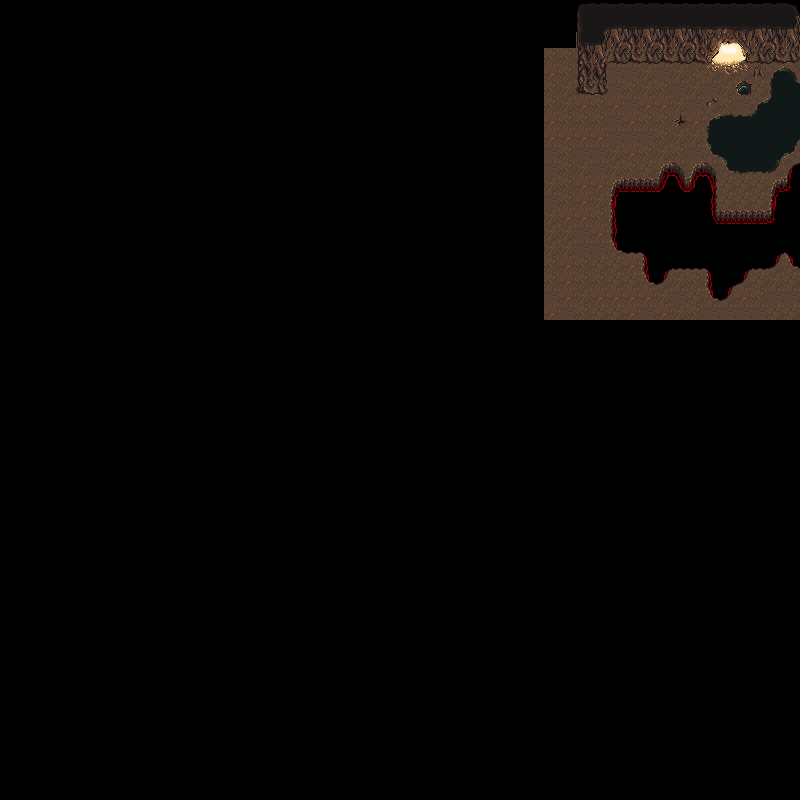

A level layout from a 2D game, rendered from its tile map. Below: a short description, then the map file with its tile-grid data intact:
An orthogonal 50x50 tile map with 16x16 px tiles, 1 tile layer (world), 2 tilesets.

<map version="1.2" tiledversion="1.2.3" orientation="orthogonal" renderorder="left-up" width="50" height="50" tilewidth="16" tileheight="16" infinite="0" nextlayerid="5" nextobjectid="4">
 <tileset firstgid="1" name="cave-tileset" tilewidth="16" tileheight="16" tilecount="336" columns="16">
  <image source="../tilesets/cave.png" width="256" height="336" />
 </tileset>
 <tileset firstgid="337" source="../tilesets/cave-tileset.tsx" />
 <layer id="4" name="world" width="50" height="50">
  <data encoding="csv">
0,0,0,0,0,0,0,0,0,0,0,0,0,0,0,0,0,0,0,0,0,0,0,0,0,0,0,0,0,0,0,0,0,0,0,0,61,63,62,62,63,63,62,62,62,62,62,62,63,64,
0,0,0,0,0,0,0,0,0,0,0,0,0,0,0,0,0,0,0,0,0,0,0,0,0,0,0,0,0,0,0,0,0,0,0,0,28,7,78,79,14,15,78,79,52,53,54,14,15,16,
0,0,0,0,0,0,0,0,0,0,0,0,0,0,0,0,0,0,0,0,0,0,0,0,0,0,0,0,0,0,0,0,0,0,0,0,13,16,94,95,30,31,94,95,68,69,70,30,31,32,
0,0,0,0,0,0,0,0,0,0,0,0,0,0,0,0,0,0,0,0,0,0,0,0,0,0,0,0,0,0,0,0,0,0,161,161,29,30,46,47,46,47,46,47,84,85,86,46,47,48,
0,0,0,0,0,0,0,0,0,0,0,0,0,0,0,0,0,0,0,0,0,0,0,0,0,0,0,0,0,0,0,0,0,0,145,161,29,3221225501,146,146,162,146,162,3221225633,100,101,102,130,2684354610,1610612785,
0,0,0,0,0,0,0,0,0,0,0,0,0,0,0,0,0,0,0,0,0,0,0,0,0,0,0,0,0,0,0,0,0,0,161,162,45,48,146,161,162,161,146,162,146,162,147,18,2684354562,3221225475,
0,0,0,0,0,0,0,0,0,0,0,0,0,0,0,0,0,0,0,0,0,0,0,0,0,0,0,0,0,0,0,0,0,0,161,162,145,161,145,146,145,145,162,146,149,161,146,2684354610,2684354563,51,
0,0,0,0,0,0,0,0,0,0,0,0,0,0,0,0,0,0,0,0,0,0,0,0,0,0,0,0,0,0,0,0,0,0,145,161,161,161,146,145,161,161,114,145,2684354610,3221225555,3221225553,3221225473,51,51,
0,0,0,0,0,0,0,0,0,0,0,0,0,0,0,0,0,0,0,0,0,0,0,0,0,0,0,0,0,0,0,0,0,0,145,145,145,145,146,146,146,161,162,162,2684354641,51,51,51,51,1610612739,
0,0,0,0,0,0,0,0,0,0,0,0,0,0,0,0,0,0,0,0,0,0,0,0,0,0,0,0,0,0,0,0,0,0,146,161,146,146,162,145,161,162,161,146,50,3,51,51,1610612739,1610612786,
0,0,0,0,0,0,0,0,0,0,0,0,0,0,0,0,0,0,0,0,0,0,0,0,0,0,0,0,0,0,0,0,0,0,146,161,162,146,162,161,194,242,241,242,241,50,83,81,49,3221225697,
0,0,0,0,0,0,0,0,0,0,0,0,0,0,0,0,0,0,0,0,0,0,0,0,0,0,0,0,0,0,0,0,0,0,162,161,145,145,242,210,210,2147483905,257,258,273,194,194,194,242,211,
0,0,0,0,0,0,0,0,0,0,0,0,0,0,0,0,0,0,0,0,0,0,0,0,0,0,0,0,0,0,0,0,0,0,146,161,145,162,274,0,0,0,0,0,193,194,194,194,274,0,
0,0,0,0,0,0,0,0,0,0,0,0,0,0,0,0,0,0,0,0,0,0,0,0,0,0,0,0,0,0,0,0,0,0,162,145,145,161,195,0,0,0,0,0,209,210,210,210,211,0,
0,0,0,0,0,0,0,0,0,0,0,0,0,0,0,0,0,0,0,0,0,0,0,0,0,0,0,0,0,0,0,0,0,0,162,162,146,145,3221225665,0,0,0,0,0,0,0,0,0,0,0,
0,0,0,0,0,0,0,0,0,0,0,0,0,0,0,0,0,0,0,0,0,0,0,0,0,0,0,0,0,0,0,0,0,0,162,162,146,146,226,178,179,0,0,0,0,0,0,0,177,179,
0,0,0,0,0,0,0,0,0,0,0,0,0,0,0,0,0,0,0,0,0,0,0,0,0,0,0,0,0,0,0,0,0,0,161,145,161,194,194,145,195,177,178,178,179,0,177,178,225,226,
0,0,0,0,0,0,0,0,0,0,0,0,0,0,0,0,0,0,0,0,0,0,0,0,0,0,0,0,0,0,0,0,0,0,161,145,161,161,194,194,226,225,162,161,195,177,225,194,162,194,
0,0,0,0,0,0,0,0,0,0,0,0,0,0,0,0,0,0,0,0,0,0,0,0,0,0,0,0,0,0,0,0,0,0,146,145,162,145,145,145,145,162,146,194,226,225,145,161,146,146,
0,0,0,0,0,0,0,0,0,0,0,0,0,0,0,0,0,0,0,0,0,0,0,0,0,0,0,0,0,0,0,0,0,0,145,146,161,194,194,145,146,145,162,161,146,146,146,146,194,194,
0,0,0,0,0,0,0,0,0,0,0,0,0,0,0,0,0,0,0,0,0,0,0,0,0,0,0,0,0,0,0,0,0,0,0,0,0,0,0,0,0,0,0,0,0,0,0,0,0,0,
0,0,0,0,0,0,0,0,0,0,0,0,0,0,0,0,0,0,0,0,0,0,0,0,0,0,0,0,0,0,0,0,0,0,0,0,0,0,0,0,0,0,0,0,0,0,0,0,0,0,
0,0,0,0,0,0,0,0,0,0,0,0,0,0,0,0,0,0,0,0,0,0,0,0,0,0,0,0,0,0,0,0,0,0,0,0,0,0,0,0,0,0,0,0,0,0,0,0,0,0,
0,0,0,0,0,0,0,0,0,0,0,0,0,0,0,0,0,0,0,0,0,0,0,0,0,0,0,0,0,0,0,0,0,0,0,0,0,0,0,0,0,0,0,0,0,0,0,0,0,0,
0,0,0,0,0,0,0,0,0,0,0,0,0,0,0,0,0,0,0,0,0,0,0,0,0,0,0,0,0,0,0,0,0,0,0,0,0,0,0,0,0,0,0,0,0,0,0,0,0,0,
0,0,0,0,0,0,0,0,0,0,0,0,0,0,0,0,0,0,0,0,0,0,0,0,0,0,0,0,0,0,0,0,0,0,0,0,0,0,0,0,0,0,0,0,0,0,0,0,0,0,
0,0,0,0,0,0,0,0,0,0,0,0,0,0,0,0,0,0,0,0,0,0,0,0,0,0,0,0,0,0,0,0,0,0,0,0,0,0,0,0,0,0,0,0,0,0,0,0,0,0,
0,0,0,0,0,0,0,0,0,0,0,0,0,0,0,0,0,0,0,0,0,0,0,0,0,0,0,0,0,0,0,0,0,0,0,0,0,0,0,0,0,0,0,0,0,0,0,0,0,0,
0,0,0,0,0,0,0,0,0,0,0,0,0,0,0,0,0,0,0,0,0,0,0,0,0,0,0,0,0,0,0,0,0,0,0,0,0,0,0,0,0,0,0,0,0,0,0,0,0,0,
0,0,0,0,0,0,0,0,0,0,0,0,0,0,0,0,0,0,0,0,0,0,0,0,0,0,0,0,0,0,0,0,0,0,0,0,0,0,0,0,0,0,0,0,0,0,0,0,0,0,
0,0,0,0,0,0,0,0,0,0,0,0,0,0,0,0,0,0,0,0,0,0,0,0,0,0,0,0,0,0,0,0,0,0,0,0,0,0,0,0,0,0,0,0,0,0,0,0,0,0,
0,0,0,0,0,0,0,0,0,0,0,0,0,0,0,0,0,0,0,0,0,0,0,0,0,0,0,0,0,0,0,0,0,0,0,0,0,0,0,0,0,0,0,0,0,0,0,0,0,0,
0,0,0,0,0,0,0,0,0,0,0,0,0,0,0,0,0,0,0,0,0,0,0,0,0,0,0,0,0,0,0,0,0,0,0,0,0,0,0,0,0,0,0,0,0,0,0,0,0,0,
0,0,0,0,0,0,0,0,0,0,0,0,0,0,0,0,0,0,0,0,0,0,0,0,0,0,0,0,0,0,0,0,0,0,0,0,0,0,0,0,0,0,0,0,0,0,0,0,0,0,
0,0,0,0,0,0,0,0,0,0,0,0,0,0,0,0,0,0,0,0,0,0,0,0,0,0,0,0,0,0,0,0,0,0,0,0,0,0,0,0,0,0,0,0,0,0,0,0,0,0,
0,0,0,0,0,0,0,0,0,0,0,0,0,0,0,0,0,0,0,0,0,0,0,0,0,0,0,0,0,0,0,0,0,0,0,0,0,0,0,0,0,0,0,0,0,0,0,0,0,0,
0,0,0,0,0,0,0,0,0,0,0,0,0,0,0,0,0,0,0,0,0,0,0,0,0,0,0,0,0,0,0,0,0,0,0,0,0,0,0,0,0,0,0,0,0,0,0,0,0,0,
0,0,0,0,0,0,0,0,0,0,0,0,0,0,0,0,0,0,0,0,0,0,0,0,0,0,0,0,0,0,0,0,0,0,0,0,0,0,0,0,0,0,0,0,0,0,0,0,0,0,
0,0,0,0,0,0,0,0,0,0,0,0,0,0,0,0,0,0,0,0,0,0,0,0,0,0,0,0,0,0,0,0,0,0,0,0,0,0,0,0,0,0,0,0,0,0,0,0,0,0,
0,0,0,0,0,0,0,0,0,0,0,0,0,0,0,0,0,0,0,0,0,0,0,0,0,0,0,0,0,0,0,0,0,0,0,0,0,0,0,0,0,0,0,0,0,0,0,0,0,0,
0,0,0,0,0,0,0,0,0,0,0,0,0,0,0,0,0,0,0,0,0,0,0,0,0,0,0,0,0,0,0,0,0,0,0,0,0,0,0,0,0,0,0,0,0,0,0,0,0,0,
0,0,0,0,0,0,0,0,0,0,0,0,0,0,0,0,0,0,0,0,0,0,0,0,0,0,0,0,0,0,0,0,0,0,0,0,0,0,0,0,0,0,0,0,0,0,0,0,0,0,
0,0,0,0,0,0,0,0,0,0,0,0,0,0,0,0,0,0,0,0,0,0,0,0,0,0,0,0,0,0,0,0,0,0,0,0,0,0,0,0,0,0,0,0,0,0,0,0,0,0,
0,0,0,0,0,0,0,0,0,0,0,0,0,0,0,0,0,0,0,0,0,0,0,0,0,0,0,0,0,0,0,0,0,0,0,0,0,0,0,0,0,0,0,0,0,0,0,0,0,0,
0,0,0,0,0,0,0,0,0,0,0,0,0,0,0,0,0,0,0,0,0,0,0,0,0,0,0,0,0,0,0,0,0,0,0,0,0,0,0,0,0,0,0,0,0,0,0,0,0,0,
0,0,0,0,0,0,0,0,0,0,0,0,0,0,0,0,0,0,0,0,0,0,0,0,0,0,0,0,0,0,0,0,0,0,0,0,0,0,0,0,0,0,0,0,0,0,0,0,0,0,
0,0,0,0,0,0,0,0,0,0,0,0,0,0,0,0,0,0,0,0,0,0,0,0,0,0,0,0,0,0,0,0,0,0,0,0,0,0,0,0,0,0,0,0,0,0,0,0,0,0,
0,0,0,0,0,0,0,0,0,0,0,0,0,0,0,0,0,0,0,0,0,0,0,0,0,0,0,0,0,0,0,0,0,0,0,0,0,0,0,0,0,0,0,0,0,0,0,0,0,0,
0,0,0,0,0,0,0,0,0,0,0,0,0,0,0,0,0,0,0,0,0,0,0,0,0,0,0,0,0,0,0,0,0,0,0,0,0,0,0,0,0,0,0,0,0,0,0,0,0,0,
0,0,0,0,0,0,0,0,0,0,0,0,0,0,0,0,0,0,0,0,0,0,0,0,0,0,0,0,0,0,0,0,0,0,0,0,0,0,0,0,0,0,0,0,0,0,0,0,0,0
</data>
 </layer>
</map>
